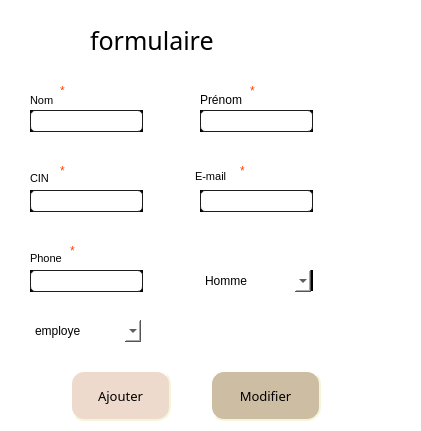
    <widget class="QFrame" name="mainframe">
     <property name="geometry">
      <rect>
       <x>70</x>
       <y>50</y>
       <width>421</width>
       <height>431</height>
      </rect>
     </property>
     <property name="styleSheet">
      <string notr="true">
border-radius: 40px;
background: white;</string>
     </property>
     <property name="frameShape">
      <enum>QFrame::StyledPanel</enum>
     </property>
     <property name="frameShadow">
      <enum>QFrame::Raised</enum>
     </property>
     <widget class="QLabel" name="label_formulaire">
      <property name="geometry">
       <rect>
        <x>90</x>
        <y>20</y>
        <width>211</width>
        <height>41</height>
       </rect>
      </property>
      <property name="palette">
       <palette>
        <active>
         <colorrole role="Button">
          <brush brushstyle="SolidPattern">
           <color alpha="255">
            <red>255</red>
            <green>255</green>
            <blue>255</blue>
           </color>
          </brush>
         </colorrole>
         <colorrole role="Base">
          <brush brushstyle="SolidPattern">
           <color alpha="255">
            <red>255</red>
            <green>255</green>
            <blue>255</blue>
           </color>
          </brush>
         </colorrole>
         <colorrole role="Window">
          <brush brushstyle="SolidPattern">
           <color alpha="255">
            <red>255</red>
            <green>255</green>
            <blue>255</blue>
           </color>
          </brush>
         </colorrole>
        </active>
        <inactive>
         <colorrole role="Button">
          <brush brushstyle="SolidPattern">
           <color alpha="255">
            <red>255</red>
            <green>255</green>
            <blue>255</blue>
           </color>
          </brush>
         </colorrole>
         <colorrole role="Base">
          <brush brushstyle="SolidPattern">
           <color alpha="255">
            <red>255</red>
            <green>255</green>
            <blue>255</blue>
           </color>
          </brush>
         </colorrole>
         <colorrole role="Window">
          <brush brushstyle="SolidPattern">
           <color alpha="255">
            <red>255</red>
            <green>255</green>
            <blue>255</blue>
           </color>
          </brush>
         </colorrole>
        </inactive>
        <disabled>
         <colorrole role="Button">
          <brush brushstyle="SolidPattern">
           <color alpha="255">
            <red>255</red>
            <green>255</green>
            <blue>255</blue>
           </color>
          </brush>
         </colorrole>
         <colorrole role="Base">
          <brush brushstyle="SolidPattern">
           <color alpha="255">
            <red>255</red>
            <green>255</green>
            <blue>255</blue>
           </color>
          </brush>
         </colorrole>
         <colorrole role="Window">
          <brush brushstyle="SolidPattern">
           <color alpha="255">
            <red>255</red>
            <green>255</green>
            <blue>255</blue>
           </color>
          </brush>
         </colorrole>
        </disabled>
       </palette>
      </property>
      <property name="font">
       <font>
        <family>MV Boli</family>
        <pointsize>19</pointsize>
        <weight>50</weight>
        <italic>false</italic>
        <bold>false</bold>
       </font>
      </property>
      <property name="mouseTracking">
       <bool>true</bool>
      </property>
      <property name="styleSheet">
       <string notr="true">font: 19pt &quot;MV Boli&quot;;
</string>
      </property>
      <property name="frameShadow">
       <enum>QFrame::Plain</enum>
      </property>
      <property name="lineWidth">
       <number>0</number>
      </property>
      <property name="text">
       <string>formulaire</string>
      </property>
     </widget>
     <widget class="QFrame" name="frame_2">
      <property name="geometry">
       <rect>
        <x>30</x>
        <y>110</y>
        <width>113</width>
        <height>22</height>
       </rect>
      </property>
      <property name="styleSheet">
       <string notr="true">border: 3px solid black;
border-radius: 40px;
background: white;</string>
      </property>
      <property name="frameShape">
       <enum>QFrame::StyledPanel</enum>
      </property>
      <property name="frameShadow">
       <enum>QFrame::Raised</enum>
      </property>
      <widget class="QLineEdit" name="lineEdit">
       <property name="geometry">
        <rect>
         <x>0</x>
         <y>0</y>
         <width>113</width>
         <height>22</height>
        </rect>
       </property>
       <property name="styleSheet">
        <string notr="true">
    padding: 1px;
    border-style: solid;
    border: 1px solid #1e1e1e;
    border-radius: 5;
</string>
       </property>
      </widget>
     </widget>
     <widget class="QFrame" name="frame_3">
      <property name="geometry">
       <rect>
        <x>200</x>
        <y>110</y>
        <width>113</width>
        <height>22</height>
       </rect>
      </property>
      <property name="styleSheet">
       <string notr="true">border: 3px solid black;
border-radius: 40px;
background: white;</string>
      </property>
      <property name="frameShape">
       <enum>QFrame::StyledPanel</enum>
      </property>
      <property name="frameShadow">
       <enum>QFrame::Raised</enum>
      </property>
      <widget class="QLineEdit" name="lineEdit_2">
       <property name="geometry">
        <rect>
         <x>0</x>
         <y>0</y>
         <width>113</width>
         <height>22</height>
        </rect>
       </property>
       <property name="styleSheet">
        <string notr="true">padding: 1px;
    border-style: solid;
    border: 1px solid #1e1e1e;
    border-radius: 5;</string>
       </property>
      </widget>
     </widget>
     <widget class="QLabel" name="label_2">
      <property name="geometry">
       <rect>
        <x>60</x>
        <y>80</y>
        <width>21</width>
        <height>21</height>
       </rect>
      </property>
      <property name="styleSheet">
       <string notr="true">color:rgb(255, 67, 5);
</string>
      </property>
      <property name="text">
       <string>*</string>
      </property>
     </widget>
     <widget class="QLabel" name="label_3">
      <property name="geometry">
       <rect>
        <x>200</x>
        <y>90</y>
        <width>61</width>
        <height>20</height>
       </rect>
      </property>
      <property name="font">
       <font>
        <family>Arial</family>
        <weight>50</weight>
        <bold>false</bold>
       </font>
      </property>
      <property name="text">
       <string>Prénom</string>
      </property>
     </widget>
     <widget class="QLabel" name="label_4">
      <property name="geometry">
       <rect>
        <x>250</x>
        <y>80</y>
        <width>21</width>
        <height>21</height>
       </rect>
      </property>
      <property name="styleSheet">
       <string notr="true">color:rgb(255, 67, 5);
</string>
      </property>
      <property name="text">
       <string>*</string>
      </property>
     </widget>
     <widget class="QLabel" name="label_5">
      <property name="geometry">
       <rect>
        <x>30</x>
        <y>170</y>
        <width>56</width>
        <height>16</height>
       </rect>
      </property>
      <property name="font">
       <font>
        <family>Arial</family>
        <pointsize>8</pointsize>
        <weight>50</weight>
        <italic>false</italic>
        <bold>false</bold>
       </font>
      </property>
      <property name="styleSheet">
       <string notr="true">font: 8pt &quot;Arial&quot;;</string>
      </property>
      <property name="text">
       <string>CIN</string>
      </property>
     </widget>
     <widget class="QLabel" name="label_6">
      <property name="geometry">
       <rect>
        <x>60</x>
        <y>160</y>
        <width>21</width>
        <height>21</height>
       </rect>
      </property>
      <property name="styleSheet">
       <string notr="true">color:rgb(255, 67, 5);
</string>
      </property>
      <property name="text">
       <string>*</string>
      </property>
     </widget>
     <widget class="QFrame" name="frame_4">
      <property name="geometry">
       <rect>
        <x>30</x>
        <y>190</y>
        <width>113</width>
        <height>22</height>
       </rect>
      </property>
      <property name="styleSheet">
       <string notr="true">border: 3px solid black;
border-radius: 40px;
background: white;</string>
      </property>
      <property name="frameShape">
       <enum>QFrame::StyledPanel</enum>
      </property>
      <property name="frameShadow">
       <enum>QFrame::Raised</enum>
      </property>
      <widget class="QFrame" name="frame_6">
       <property name="geometry">
        <rect>
         <x>0</x>
         <y>0</y>
         <width>113</width>
         <height>22</height>
        </rect>
       </property>
       <property name="styleSheet">
        <string notr="true">border: 3px solid black;
border-radius: 40px;
background: white;</string>
       </property>
       <property name="frameShape">
        <enum>QFrame::StyledPanel</enum>
       </property>
       <property name="frameShadow">
        <enum>QFrame::Raised</enum>
       </property>
       <widget class="QLineEdit" name="lineEdit_3">
        <property name="geometry">
         <rect>
          <x>0</x>
          <y>0</y>
          <width>113</width>
          <height>22</height>
         </rect>
        </property>
        <property name="styleSheet">
         <string notr="true">padding: 1px;
    border-style: solid;
    border: 1px solid #1e1e1e;
    border-radius: 5;</string>
        </property>
       </widget>
      </widget>
     </widget>
     <widget class="QLabel" name="label_7">
      <property name="geometry">
       <rect>
        <x>195</x>
        <y>166</y>
        <width>61</width>
        <height>20</height>
       </rect>
      </property>
      <property name="font">
       <font>
        <family>Arial</family>
        <pointsize>8</pointsize>
        <weight>50</weight>
        <italic>false</italic>
        <bold>false</bold>
       </font>
      </property>
      <property name="styleSheet">
       <string notr="true">font: 8pt &quot;Arial&quot;;</string>
      </property>
      <property name="text">
       <string>E-mail</string>
      </property>
     </widget>
     <widget class="QLabel" name="label_8">
      <property name="geometry">
       <rect>
        <x>240</x>
        <y>160</y>
        <width>21</width>
        <height>21</height>
       </rect>
      </property>
      <property name="styleSheet">
       <string notr="true">color:rgb(255, 67, 5);
</string>
      </property>
      <property name="text">
       <string>*</string>
      </property>
     </widget>
     <widget class="QFrame" name="frame_5">
      <property name="geometry">
       <rect>
        <x>200</x>
        <y>190</y>
        <width>113</width>
        <height>22</height>
       </rect>
      </property>
      <property name="styleSheet">
       <string notr="true">border: 3px solid black;
border-radius: 40px;
background: white;</string>
      </property>
      <property name="frameShape">
       <enum>QFrame::StyledPanel</enum>
      </property>
      <property name="frameShadow">
       <enum>QFrame::Raised</enum>
      </property>
      <widget class="QLineEdit" name="lineEdit_4">
       <property name="geometry">
        <rect>
         <x>0</x>
         <y>0</y>
         <width>113</width>
         <height>22</height>
        </rect>
       </property>
       <property name="styleSheet">
        <string notr="true">padding: 1px;
    border-style: solid;
    border: 1px solid #1e1e1e;
    border-radius: 5;</string>
       </property>
      </widget>
     </widget>
     <widget class="QLabel" name="label_9">
      <property name="geometry">
       <rect>
        <x>30</x>
        <y>250</y>
        <width>56</width>
        <height>16</height>
       </rect>
      </property>
      <property name="font">
       <font>
        <family>Arial</family>
        <pointsize>8</pointsize>
        <weight>50</weight>
        <italic>false</italic>
        <bold>false</bold>
       </font>
      </property>
      <property name="styleSheet">
       <string notr="true">font: 8pt &quot;Arial&quot;;</string>
      </property>
      <property name="text">
       <string>Phone</string>
      </property>
     </widget>
     <widget class="QLabel" name="label_10">
      <property name="geometry">
       <rect>
        <x>70</x>
        <y>240</y>
        <width>21</width>
        <height>21</height>
       </rect>
      </property>
      <property name="styleSheet">
       <string notr="true">color:rgb(255, 67, 5);
</string>
      </property>
      <property name="text">
       <string>*</string>
      </property>
     </widget>
     <widget class="QFrame" name="frame_7">
      <property name="geometry">
       <rect>
        <x>30</x>
        <y>270</y>
        <width>113</width>
        <height>22</height>
       </rect>
      </property>
      <property name="styleSheet">
       <string notr="true">border: 3px solid black;
border-radius: 40px;
background: white;</string>
      </property>
      <property name="frameShape">
       <enum>QFrame::StyledPanel</enum>
      </property>
      <property name="frameShadow">
       <enum>QFrame::Raised</enum>
      </property>
      <widget class="QLineEdit" name="lineEdit_5">
       <property name="geometry">
        <rect>
         <x>0</x>
         <y>0</y>
         <width>113</width>
         <height>22</height>
        </rect>
       </property>
       <property name="styleSheet">
        <string notr="true">padding: 1px;
    border-style: solid;
    border: 1px solid #1e1e1e;
    border-radius: 5;</string>
       </property>
      </widget>
     </widget>
     <widget class="QPushButton" name="bouton1">
      <property name="geometry">
       <rect>
        <x>70</x>
        <y>370</y>
        <width>101</width>
        <height>51</height>
       </rect>
      </property>
      <property name="font">
       <font>
        <family>Franklin Gothic Heavy</family>
        <pointsize>10</pointsize>
        <weight>50</weight>
        <italic>false</italic>
        <bold>false</bold>
       </font>
      </property>
      <property name="styleSheet">
       <string notr="true">QPushButton
{
	background-color: rgb(237, 218, 204);
	color: rgb(0, 0, 0);
border-style: solid;
    border-radius: 6;
border-radius: 14px;

	border-style: outset;
    border-width: 2px;
    border-radius: 14px;
    border-color: beige;
  
 
    padding: 10px;
	
	
	
	font: 10pt &quot;Franklin Gothic Heavy&quot;;
}
QPushButton:hover
{
background-color:rgb(85,110,255);
	color: rgb(0, 0, 0);
}
QPushButton:pressed
{
background-color:rgb(85,170,255);
}</string>
      </property>
      <property name="text">
       <string>Ajouter</string>
      </property>
     </widget>
     <widget class="QPushButton" name="b2">
      <property name="geometry">
       <rect>
        <x>210</x>
        <y>370</y>
        <width>111</width>
        <height>51</height>
       </rect>
      </property>
      <property name="font">
       <font>
        <family>Franklin Gothic Heavy</family>
        <pointsize>10</pointsize>
        <weight>50</weight>
        <italic>false</italic>
        <bold>false</bold>
       </font>
      </property>
      <property name="styleSheet">
       <string notr="true">QPushButton
{

	background-color: rgb(205, 189, 163);
color:rgb(0,0,0);
border-style: solid;
 
font: 10pt &quot;Franklin Gothic Heavy&quot;;

	border-style: outset;
    border-width: 2px;
    border-radius: 14px;
    border-color: beige;
  
 
   
}
QPushButton:hover
{
	background-color: rgb(240, 205, 255);
color:rgb(0,0,0);
}
QPushButton:pressed
{

	background-color: rgb(241, 133, 255);

}</string>
      </property>
      <property name="text">
       <string>Modifier</string>
      </property>
     </widget>
     <widget class="QLabel" name="label_12">
      <property name="geometry">
       <rect>
        <x>20</x>
        <y>10</y>
        <width>61</width>
        <height>61</height>
       </rect>
      </property>
      <property name="text">
       <string/>
      </property>
     </widget>
     <widget class="QLabel" name="label_15">
      <property name="geometry">
       <rect>
        <x>30</x>
        <y>90</y>
        <width>61</width>
        <height>20</height>
       </rect>
      </property>
      <property name="font">
       <font>
        <family>Arial</family>
        <pointsize>8</pointsize>
        <weight>50</weight>
        <italic>false</italic>
        <bold>false</bold>
       </font>
      </property>
      <property name="styleSheet">
       <string notr="true">font:  8pt &quot;Arial&quot;;</string>
      </property>
      <property name="text">
       <string>Nom</string>
      </property>
     </widget>
     <widget class="QLabel" name="label_16">
      <property name="geometry">
       <rect>
        <x>25</x>
        <y>0</y>
        <width>61</width>
        <height>71</height>
       </rect>
      </property>
      <property name="text">
       <string/>
      </property>
      <property name="pixmap">
       <pixmap>../../../../Downloads/Pasted-20221009-173509_preview_rev_1 (1).png</pixmap>
      </property>
     </widget>
     <widget class="QLabel" name="label">
      <property name="geometry">
       <rect>
        <x>380</x>
        <y>260</y>
        <width>771</width>
        <height>521</height>
       </rect>
      </property>
      <property name="text">
       <string/>
      </property>
      <property name="pixmap">
       <pixmap>../../../../bg.png</pixmap>
      </property>
     </widget>
     <widget class="QComboBox" name="comboBox_3">
      <property name="geometry">
       <rect>
        <x>200</x>
        <y>270</y>
        <width>111</width>
        <height>22</height>
       </rect>
      </property>
      <item>
       <property name="text">
        <string>Homme</string>
       </property>
      </item>
      <item>
       <property name="text">
        <string>Femme</string>
       </property>
      </item>
     </widget>
     <widget class="QFrame" name="frame_8">
      <property name="geometry">
       <rect>
        <x>200</x>
        <y>270</y>
        <width>113</width>
        <height>21</height>
       </rect>
      </property>
      <property name="styleSheet">
       <string notr="true">border: 3px solid black;
border-radius: 40px;
background: white;</string>
      </property>
      <property name="frameShape">
       <enum>QFrame::StyledPanel</enum>
      </property>
      <property name="frameShadow">
       <enum>QFrame::Raised</enum>
      </property>
     </widget>
     <widget class="QComboBox" name="role">
      <property name="geometry">
       <rect>
        <x>30</x>
        <y>320</y>
        <width>111</width>
        <height>22</height>
       </rect>
      </property>
      <item>
       <property name="text">
        <string>employe</string>
       </property>
      </item>
      <item>
       <property name="text">
        <string>evenement</string>
       </property>
      </item>
      <item>
       <property name="text">
        <string>client</string>
       </property>
      </item>
      <item>
       <property name="text">
        <string>salle</string>
       </property>
      </item>
      <item>
       <property name="text">
        <string>sponsor</string>
       </property>
      </item>
     </widget>
     <zorder>label_formulaire</zorder>
     <zorder>frame_2</zorder>
     <zorder>frame_3</zorder>
     <zorder>label_2</zorder>
     <zorder>label_3</zorder>
     <zorder>label_4</zorder>
     <zorder>label_5</zorder>
     <zorder>label_6</zorder>
     <zorder>frame_4</zorder>
     <zorder>label_7</zorder>
     <zorder>label_8</zorder>
     <zorder>frame_5</zorder>
     <zorder>label_9</zorder>
     <zorder>label_10</zorder>
     <zorder>frame_7</zorder>
     <zorder>bouton1</zorder>
     <zorder>b2</zorder>
     <zorder>label_12</zorder>
     <zorder>label_15</zorder>
     <zorder>label_16</zorder>
     <zorder>label</zorder>
     <zorder>frame_8</zorder>
     <zorder>comboBox_3</zorder>
     <zorder>role</zorder>
    </widget>
